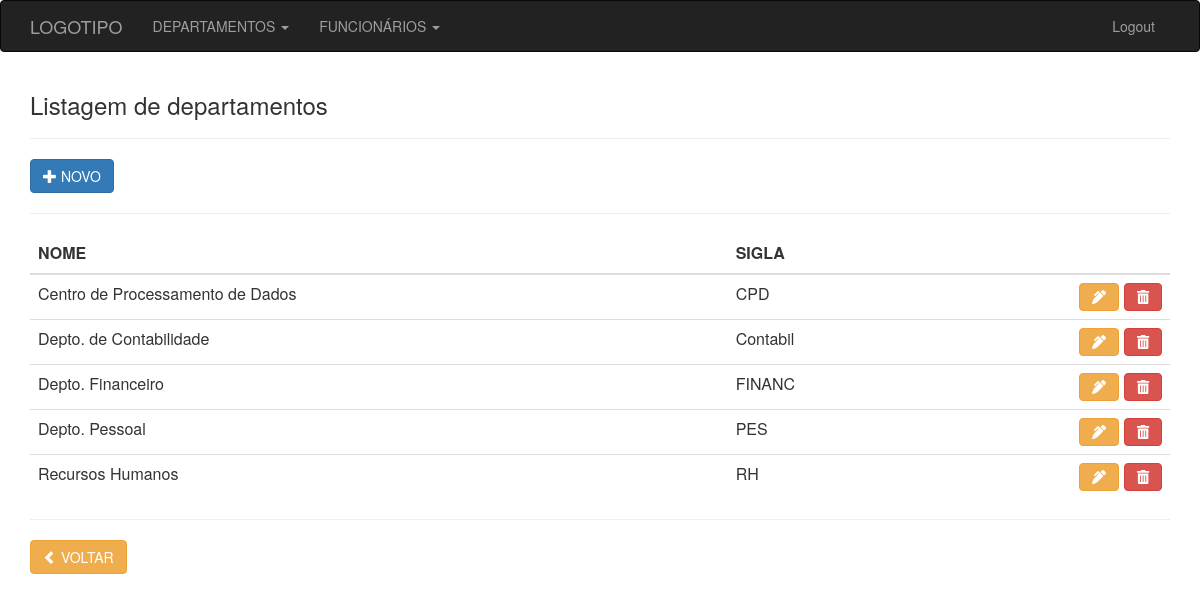
/listar-departamentos.php (signed in), run on the app's committed database.
### tables this page shows
CREATE TABLE IF NOT EXISTS DEPARTAMENTOS (
  id_departamento INT UNSIGNED NOT NULL AUTO_INCREMENT,
  sigla VARCHAR(10) NOT NULL,
  nome VARCHAR(50) NOT NULL,
  PRIMARY KEY (id_departamento)
);

### listar-departamentos.php (the view, shortened to what this page needs)
<?php
include('includes/conexao.php');
$sql = $conn->prepare('SELECT * FROM DEPARTAMENTOS ORDER BY NOME');
$sql->execute();
$result = $sql->fetchAll();
?>
<html lang="en">
<head>
  <link rel="stylesheet" href="css/bootstrap.min.css">
  <link rel="stylesheet" href="css/datatables.css">
  <link rel="stylesheet" href="css/all.min.css">
</head>
<body>
<?php
include('menu.php');
?>
<div class="container">
  <h3>Listagem de departamentos</h3>
  <hr/>
  <a href="form-departamentos.php" class="btn btn-primary"><i class="glyphicon glyphicon-plus"></i> NOVO</a>
  <hr/>
  <table class="table">
    <thead>
      <tr>
        <th>NOME</th>
        <th>SIGLA</th>
        <th></th>
      </tr>
    </thead>
    <tbody>
      <?php
      foreach ($result as $r) {
      ?>
      <tr>
        <td><?php echo $r['nome']; ?></td>
        <td><?php echo $r['sigla']; ?></td>
        <td class="text-right">
          <a href="form-departamentos.php?id_departamento=<?php echo $r['id_departamento'];?>" class="btn btn-warning"><i class="fas fa-pen-alt"></i></a>
          <a onclick="return confirm('Deseja excluir: <?php echo $r['nome']; ?> ?')" href="acao-departamentos.php?acao=excluir&id_departamento=<?php echo $r['id_departamento']; ?>" class="btn btn-danger"><i class="fas fa-trash-alt"></i></a>
        </td>
      </tr>
      <?php
      }
      ?>
    </tbody>
  </table>
  <hr/>
  <a href="index.php" class="btn btn-warning"><i class="glyphicon glyphicon-chevron-left"></i> VOLTAR</a>
</div>
</body>
</html>

### menu.php (shortened to what this page needs)
<nav class="navbar navbar-inverse">
  <div class="container">
    <div class="navbar-header">
      <a class="navbar-brand" href="#">LOGOTIPO</a>
    </div>
    <div class="collapse navbar-collapse" id="menu-crud">
      <ul class="nav navbar-nav">
        <li class="dropdown">
          <a href="#" class="dropdown-toggle" data-toggle="dropdown">DEPARTAMENTOS <span class="caret"></span></a>
        </li>
        <li class="dropdown">
          <a href="#" class="dropdown-toggle" data-toggle="dropdown">FUNCIONÁRIOS <span class="caret"></span></a>
        </li>
      </ul>
      <ul class="nav navbar-nav navbar-right">
        <li>
          <a href="logout.php">Logout</a>
        </li>
      </ul>
    </div>
  </div>
</nav>

### data on the page
departamentos: nome "Centro de Processamento de Dados", sigla "CPD"
departamentos: nome "Depto. de Contabilidade", sigla "Contabil"
departamentos: nome "Depto. Financeiro", sigla "FINANC"
departamentos: nome "Depto. Pessoal", sigla "PES"
departamentos: nome "Recursos Humanos", sigla "RH"
